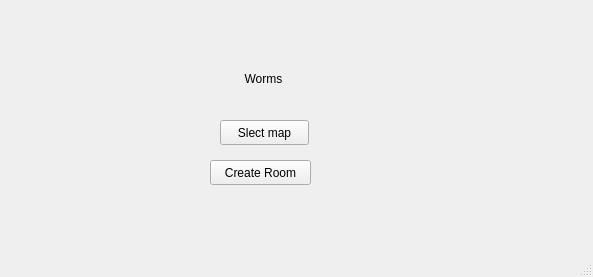
<?xml version="1.0" encoding="UTF-8"?>
<ui version="4.0">
 <class>clientMainWindow</class>
 <widget class="QMainWindow" name="clientMainWindow">
  <property name="geometry">
   <rect>
    <x>0</x>
    <y>0</y>
    <width>593</width>
    <height>277</height>
   </rect>
  </property>
  <property name="windowTitle">
   <string>MainWindow</string>
  </property>
  <widget class="QWidget" name="centralwidget">
   <widget class="QPushButton" name="mapSelection">
    <property name="geometry">
     <rect>
      <x>220</x>
      <y>120</y>
      <width>89</width>
      <height>25</height>
     </rect>
    </property>
    <property name="text">
     <string>Slect map</string>
    </property>
   </widget>
   <widget class="QLabel" name="label">
    <property name="geometry">
     <rect>
      <x>230</x>
      <y>70</y>
      <width>67</width>
      <height>17</height>
     </rect>
    </property>
    <property name="text">
     <string>Worms</string>
    </property>
    <property name="alignment">
     <set>Qt::AlignCenter</set>
    </property>
   </widget>
   <widget class="QPushButton" name="pushButton">
    <property name="geometry">
     <rect>
      <x>210</x>
      <y>160</y>
      <width>101</width>
      <height>25</height>
     </rect>
    </property>
    <property name="text">
     <string>Create Room</string>
    </property>
   </widget>
  </widget>
  <widget class="QMenuBar" name="menubar">
   <property name="geometry">
    <rect>
     <x>0</x>
     <y>0</y>
     <width>593</width>
     <height>22</height>
    </rect>
   </property>
  </widget>
  <widget class="QStatusBar" name="statusbar"/>
 </widget>
 <resources/>
 <connections/>
</ui>
